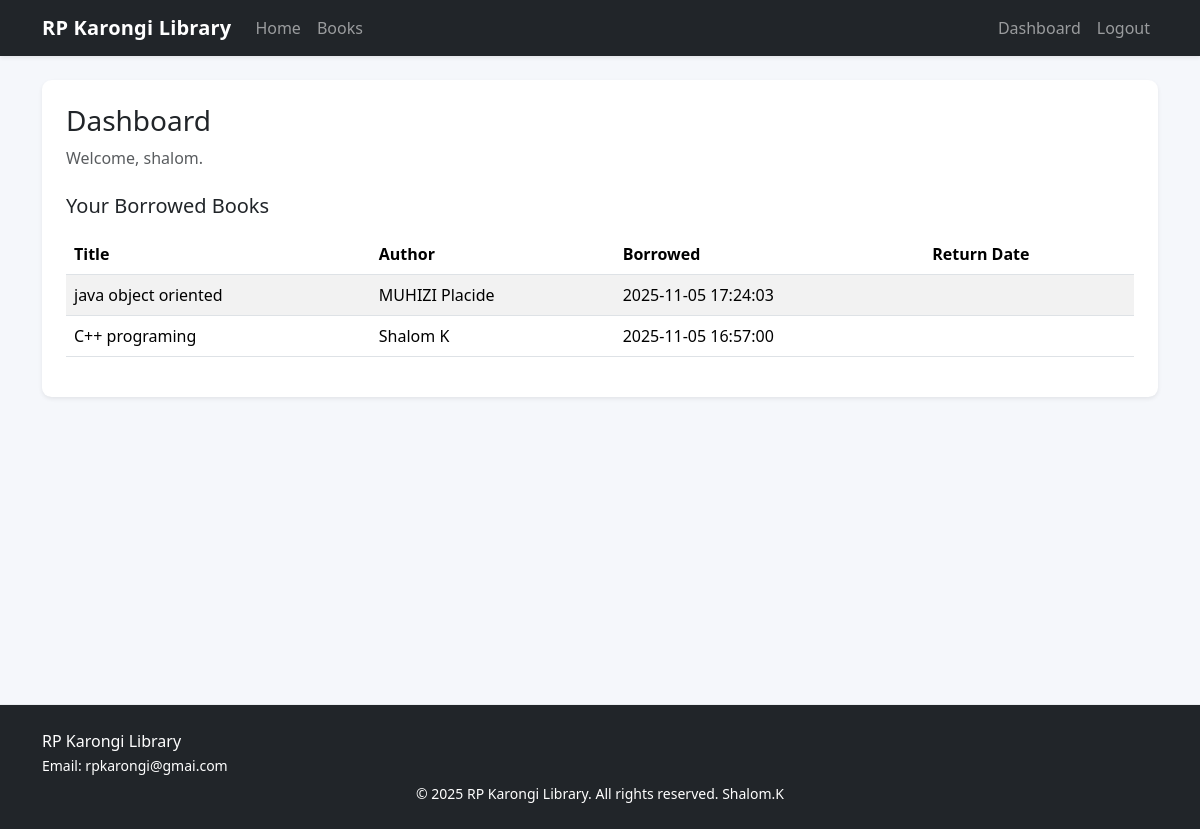
/dashboard.php (signed in), run on the app's committed database.
### tables this page shows
CREATE TABLE `borrowed_books` (
  `id` int(11) NOT NULL,
  `student_id` int(11) NOT NULL,
  `book_id` int(11) NOT NULL,
  `borrow_date` datetime NOT NULL,
  `return_date` datetime DEFAULT NULL
);

CREATE TABLE `books` (
  `book_id` int(11) NOT NULL,
  `title` varchar(200) NOT NULL,
  `author` varchar(150) NOT NULL,
  `category` varchar(100) NOT NULL,
  `availability_status` tinyint(1) NOT NULL DEFAULT 1
);

### dashboard.php (the view, shortened to what this page needs)
<?php
include 'config.php';
$uid = $_SESSION['user']['id'];
$stmt = $conn->prepare('SELECT b.title, b.author, bb.borrow_date, bb.return_date FROM borrowed_books bb JOIN books b ON b.book_id = bb.book_id WHERE bb.student_id = ? ORDER BY bb.borrow_date DESC');
$stmt->bind_param('i', $uid);
$stmt->execute();
$borrows = $stmt->get_result();
include 'header.php';
?>
<div class="card shadow-sm">
  <div class="card-body p-4">
    <h3 class="card-title mb-2">Dashboard</h3>
    <p class="text-muted mb-4">Welcome, <?php echo htmlspecialchars($_SESSION['user']['username']); ?>.</p>
    <h5 class="mb-3">Your Borrowed Books</h5>
    <div class="table-responsive">
    <table class="table table-striped align-middle">
      <thead><tr><th>Title</th><th>Author</th><th>Borrowed</th><th>Return Date</th></tr></thead>
      <tbody>
        <?php while ($r = $borrows->fetch_assoc()): ?>
          <tr>
            <td><?php echo htmlspecialchars($r['title']); ?></td>
            <td><?php echo htmlspecialchars($r['author']); ?></td>
            <td><?php echo htmlspecialchars($r['borrow_date']); ?></td>
            <td><?php echo htmlspecialchars($r['return_date'] ?? ''); ?></td>
          </tr>
        <?php endwhile; ?>
      </tbody>
    </table>
    </div>
  </div>
</div>
<?php include 'footer.php'; ?>

### style.css (style rules this page uses)
body { background:#f5f7fb;color:#1f2937 }
.card { border:0;border-radius:.6rem;box-shadow:0 0.25rem 0.75rem rgba(0,0,0,.06) }
.table> :not(caption)>*>* { vertical-align:middle }
.table thead th { font-weight:600 }

### data on the page
borrowed_books: book.title "java object oriented", book.author "MUHIZI Placide", borrow_date "2025-11-05 17:24:03"
borrowed_books: book.title "C++ programing", book.author "Shalom K", borrow_date "2025-11-05 16:57:00"

### other printed values
$_SESSION['user']['username'] "shalom"
